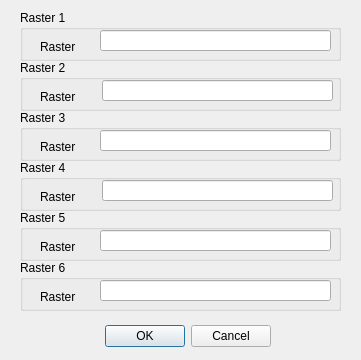
<?xml version="1.0" encoding="UTF-8"?>
<ui version="4.0">
 <class>TestModule</class>
 <widget class="QDialog" name="TestModule">
  <property name="geometry">
   <rect>
    <x>0</x>
    <y>0</y>
    <width>361</width>
    <height>360</height>
   </rect>
  </property>
  <property name="cursor">
   <cursorShape>PointingHandCursor</cursorShape>
  </property>
  <property name="windowTitle">
   <string>TestModule</string>
  </property>
  <widget class="QDialogButtonBox" name="button_box">
   <property name="geometry">
    <rect>
     <x>90</x>
     <y>320</y>
     <width>181</width>
     <height>32</height>
    </rect>
   </property>
   <property name="orientation">
    <enum>Qt::Horizontal</enum>
   </property>
   <property name="standardButtons">
    <set>QDialogButtonBox::Cancel|QDialogButtonBox::Ok</set>
   </property>
  </widget>
  <widget class="QGroupBox" name="groupBox">
   <property name="geometry">
    <rect>
     <x>20</x>
     <y>10</y>
     <width>321</width>
     <height>51</height>
    </rect>
   </property>
   <property name="title">
    <string>Raster 1</string>
   </property>
   <widget class="QLabel" name="label">
    <property name="geometry">
     <rect>
      <x>20</x>
      <y>30</y>
      <width>56</width>
      <height>13</height>
     </rect>
    </property>
    <property name="text">
     <string>Raster</string>
    </property>
   </widget>
   <widget class="QLineEdit" name="inputL1">
    <property name="geometry">
     <rect>
      <x>80</x>
      <y>20</y>
      <width>231</width>
      <height>21</height>
     </rect>
    </property>
   </widget>
  </widget>
  <widget class="QGroupBox" name="groupBox_2">
   <property name="geometry">
    <rect>
     <x>20</x>
     <y>60</y>
     <width>321</width>
     <height>51</height>
    </rect>
   </property>
   <property name="title">
    <string>Raster 2</string>
   </property>
   <widget class="QLabel" name="label_2">
    <property name="geometry">
     <rect>
      <x>20</x>
      <y>30</y>
      <width>56</width>
      <height>13</height>
     </rect>
    </property>
    <property name="text">
     <string>Raster</string>
    </property>
   </widget>
   <widget class="QLineEdit" name="inputL2">
    <property name="geometry">
     <rect>
      <x>82</x>
      <y>20</y>
      <width>231</width>
      <height>21</height>
     </rect>
    </property>
   </widget>
  </widget>
  <widget class="QGroupBox" name="groupBox_3">
   <property name="geometry">
    <rect>
     <x>20</x>
     <y>110</y>
     <width>321</width>
     <height>51</height>
    </rect>
   </property>
   <property name="title">
    <string>Raster 3</string>
   </property>
   <widget class="QLabel" name="label_3">
    <property name="geometry">
     <rect>
      <x>20</x>
      <y>30</y>
      <width>56</width>
      <height>13</height>
     </rect>
    </property>
    <property name="text">
     <string>Raster</string>
    </property>
   </widget>
   <widget class="QLineEdit" name="inputL3">
    <property name="geometry">
     <rect>
      <x>80</x>
      <y>20</y>
      <width>231</width>
      <height>21</height>
     </rect>
    </property>
   </widget>
  </widget>
  <widget class="QGroupBox" name="groupBox_4">
   <property name="geometry">
    <rect>
     <x>20</x>
     <y>160</y>
     <width>321</width>
     <height>51</height>
    </rect>
   </property>
   <property name="title">
    <string>Raster 4</string>
   </property>
   <widget class="QLabel" name="label_4">
    <property name="geometry">
     <rect>
      <x>20</x>
      <y>30</y>
      <width>56</width>
      <height>13</height>
     </rect>
    </property>
    <property name="text">
     <string>Raster</string>
    </property>
   </widget>
   <widget class="QLineEdit" name="inputL4">
    <property name="geometry">
     <rect>
      <x>82</x>
      <y>20</y>
      <width>231</width>
      <height>21</height>
     </rect>
    </property>
   </widget>
  </widget>
  <widget class="QGroupBox" name="groupBox_5">
   <property name="geometry">
    <rect>
     <x>20</x>
     <y>210</y>
     <width>321</width>
     <height>51</height>
    </rect>
   </property>
   <property name="title">
    <string>Raster 5</string>
   </property>
   <widget class="QLabel" name="label_5">
    <property name="geometry">
     <rect>
      <x>20</x>
      <y>30</y>
      <width>56</width>
      <height>13</height>
     </rect>
    </property>
    <property name="text">
     <string>Raster</string>
    </property>
   </widget>
   <widget class="QLineEdit" name="inputL5">
    <property name="geometry">
     <rect>
      <x>80</x>
      <y>20</y>
      <width>231</width>
      <height>21</height>
     </rect>
    </property>
   </widget>
  </widget>
  <widget class="QGroupBox" name="groupBox_6">
   <property name="geometry">
    <rect>
     <x>20</x>
     <y>260</y>
     <width>321</width>
     <height>51</height>
    </rect>
   </property>
   <property name="title">
    <string>Raster 6</string>
   </property>
   <widget class="QLabel" name="label_6">
    <property name="geometry">
     <rect>
      <x>20</x>
      <y>30</y>
      <width>56</width>
      <height>13</height>
     </rect>
    </property>
    <property name="text">
     <string>Raster</string>
    </property>
   </widget>
   <widget class="QLineEdit" name="inputL6">
    <property name="geometry">
     <rect>
      <x>80</x>
      <y>20</y>
      <width>231</width>
      <height>21</height>
     </rect>
    </property>
   </widget>
  </widget>
 </widget>
 <resources/>
 <connections/>
</ui>
